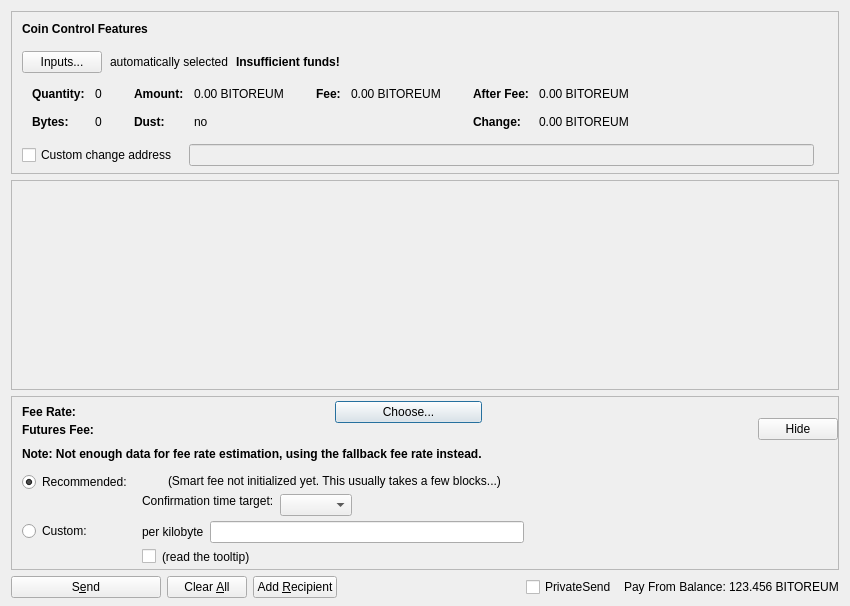
<?xml version="1.0" encoding="UTF-8"?>
<ui version="4.0">
 <class>SendFuturesDialog</class>
 <widget class="QDialog" name="SendFuturesDialog">
  <property name="geometry">
   <rect>
    <x>0</x>
    <y>0</y>
    <width>850</width>
    <height>606</height>
   </rect>
  </property>
  <property name="windowTitle">
   <string>Send Futures</string>
  </property>
  <layout class="QVBoxLayout" name="verticalLayout" stretch="0,1,0,0">
   <property name="bottomMargin">
    <number>8</number>
   </property>
   <item>
    <widget class="QFrame" name="frameCoinControl">
     <property name="sizePolicy">
      <sizepolicy hsizetype="Expanding" vsizetype="Expanding">
       <horstretch>0</horstretch>
       <verstretch>0</verstretch>
      </sizepolicy>
     </property>
     <property name="maximumSize">
      <size>
       <width>16777215</width>
       <height>16777215</height>
      </size>
     </property>
     <property name="frameShape">
      <enum>QFrame::StyledPanel</enum>
     </property>
     <property name="frameShadow">
      <enum>QFrame::Sunken</enum>
     </property>
     <layout class="QVBoxLayout" name="verticalLayoutCoinControl2">
      <property name="spacing">
       <number>0</number>
      </property>
      <property name="leftMargin">
       <number>0</number>
      </property>
      <property name="topMargin">
       <number>0</number>
      </property>
      <property name="rightMargin">
       <number>0</number>
      </property>
      <property name="bottomMargin">
       <number>6</number>
      </property>
      <item>
       <layout class="QVBoxLayout" name="verticalLayoutCoinControl" stretch="0,0,0,0,1">
        <property name="spacing">
         <number>0</number>
        </property>
        <property name="leftMargin">
         <number>10</number>
        </property>
        <property name="topMargin">
         <number>10</number>
        </property>
        <item>
         <layout class="QHBoxLayout" name="horizontalLayoutCoinControl1">
          <property name="bottomMargin">
           <number>15</number>
          </property>
          <item>
           <widget class="QLabel" name="labelCoinControlFeatures">
            <property name="sizePolicy">
             <sizepolicy hsizetype="Preferred" vsizetype="Maximum">
              <horstretch>0</horstretch>
              <verstretch>0</verstretch>
             </sizepolicy>
            </property>
            <property name="font">
             <font>
              <weight>75</weight>
              <bold>true</bold>
             </font>
            </property>
            <property name="styleSheet">
             <string notr="true">font-weight:bold;</string>
            </property>
            <property name="text">
             <string>Coin Control Features</string>
            </property>
           </widget>
          </item>
         </layout>
        </item>
        <item>
         <layout class="QHBoxLayout" name="horizontalLayoutCoinControl2" stretch="0,0,0,0">
          <property name="spacing">
           <number>8</number>
          </property>
          <property name="bottomMargin">
           <number>10</number>
          </property>
          <item>
           <widget class="QPushButton" name="pushButtonCoinControl">
            <property name="styleSheet">
             <string notr="true"/>
            </property>
            <property name="text">
             <string>Inputs...</string>
            </property>
            <property name="autoDefault">
             <bool>false</bool>
            </property>
           </widget>
          </item>
          <item>
           <widget class="QLabel" name="labelCoinControlAutomaticallySelected">
            <property name="text">
             <string>automatically selected</string>
            </property>
            <property name="margin">
             <number>5</number>
            </property>
           </widget>
          </item>
          <item>
           <widget class="QLabel" name="labelCoinControlInsuffFunds">
            <property name="font">
             <font>
              <weight>75</weight>
              <bold>true</bold>
             </font>
            </property>
            <property name="styleSheet">
             <string notr="true">font-weight:bold;</string>
            </property>
            <property name="text">
             <string>Insufficient funds!</string>
            </property>
            <property name="margin">
             <number>5</number>
            </property>
           </widget>
          </item>
          <item>
           <spacer name="horizontalSpacerCoinControl">
            <property name="orientation">
             <enum>Qt::Horizontal</enum>
            </property>
            <property name="sizeHint" stdset="0">
             <size>
              <width>40</width>
              <height>1</height>
             </size>
            </property>
           </spacer>
          </item>
         </layout>
        </item>
        <item>
         <widget class="QWidget" name="widgetCoinControl" native="true">
          <property name="sizePolicy">
           <sizepolicy hsizetype="Preferred" vsizetype="Preferred">
            <horstretch>0</horstretch>
            <verstretch>0</verstretch>
           </sizepolicy>
          </property>
          <property name="minimumSize">
           <size>
            <width>0</width>
            <height>0</height>
           </size>
          </property>
          <property name="styleSheet">
           <string notr="true"/>
          </property>
          <layout class="QHBoxLayout" name="horizontalLayoutCoinControl5">
           <property name="leftMargin">
            <number>0</number>
           </property>
           <property name="topMargin">
            <number>0</number>
           </property>
           <property name="rightMargin">
            <number>0</number>
           </property>
           <property name="bottomMargin">
            <number>0</number>
           </property>
           <item>
            <layout class="QHBoxLayout" name="horizontalLayoutCoinControl3" stretch="0,0,0,1">
             <property name="spacing">
              <number>20</number>
             </property>
             <property name="topMargin">
              <number>0</number>
             </property>
             <property name="bottomMargin">
              <number>10</number>
             </property>
             <item>
              <layout class="QFormLayout" name="formLayoutCoinControl1">
               <property name="horizontalSpacing">
                <number>10</number>
               </property>
               <property name="verticalSpacing">
                <number>14</number>
               </property>
               <property name="leftMargin">
                <number>10</number>
               </property>
               <property name="topMargin">
                <number>4</number>
               </property>
               <property name="rightMargin">
                <number>6</number>
               </property>
               <item row="0" column="0">
                <widget class="QLabel" name="labelCoinControlQuantityText">
                 <property name="font">
                  <font>
                   <weight>75</weight>
                   <bold>true</bold>
                  </font>
                 </property>
                 <property name="text">
                  <string>Quantity:</string>
                 </property>
                 <property name="margin">
                  <number>0</number>
                 </property>
                </widget>
               </item>
               <item row="0" column="1">
                <widget class="QLabel" name="labelCoinControlQuantity">
                 <property name="cursor">
                  <cursorShape>IBeamCursor</cursorShape>
                 </property>
                 <property name="contextMenuPolicy">
                  <enum>Qt::ActionsContextMenu</enum>
                 </property>
                 <property name="text">
                  <string notr="true">0</string>
                 </property>
                 <property name="margin">
                  <number>0</number>
                 </property>
                 <property name="textInteractionFlags">
                  <set>Qt::LinksAccessibleByMouse|Qt::TextSelectableByKeyboard|Qt::TextSelectableByMouse</set>
                 </property>
                </widget>
               </item>
               <item row="1" column="0">
                <widget class="QLabel" name="labelCoinControlBytesText">
                 <property name="font">
                  <font>
                   <weight>75</weight>
                   <bold>true</bold>
                  </font>
                 </property>
                 <property name="text">
                  <string>Bytes:</string>
                 </property>
                </widget>
               </item>
               <item row="1" column="1">
                <widget class="QLabel" name="labelCoinControlBytes">
                 <property name="cursor">
                  <cursorShape>IBeamCursor</cursorShape>
                 </property>
                 <property name="contextMenuPolicy">
                  <enum>Qt::ActionsContextMenu</enum>
                 </property>
                 <property name="text">
                  <string notr="true">0</string>
                 </property>
                 <property name="textInteractionFlags">
                  <set>Qt::LinksAccessibleByMouse|Qt::TextSelectableByKeyboard|Qt::TextSelectableByMouse</set>
                 </property>
                </widget>
               </item>
              </layout>
             </item>
             <item>
              <layout class="QFormLayout" name="formLayoutCoinControl2">
               <property name="horizontalSpacing">
                <number>10</number>
               </property>
               <property name="verticalSpacing">
                <number>14</number>
               </property>
               <property name="leftMargin">
                <number>6</number>
               </property>
               <property name="topMargin">
                <number>4</number>
               </property>
               <property name="rightMargin">
                <number>6</number>
               </property>
               <item row="0" column="0">
                <widget class="QLabel" name="labelCoinControlAmountText">
                 <property name="font">
                  <font>
                   <weight>75</weight>
                   <bold>true</bold>
                  </font>
                 </property>
                 <property name="text">
                  <string>Amount:</string>
                 </property>
                 <property name="margin">
                  <number>0</number>
                 </property>
                </widget>
               </item>
               <item row="0" column="1">
                <widget class="QLabel" name="labelCoinControlAmount">
                 <property name="cursor">
                  <cursorShape>IBeamCursor</cursorShape>
                 </property>
                 <property name="contextMenuPolicy">
                  <enum>Qt::ActionsContextMenu</enum>
                 </property>
                 <property name="text">
                  <string notr="true">0.00 BITOREUM</string>
                 </property>
                 <property name="textInteractionFlags">
                  <set>Qt::LinksAccessibleByMouse|Qt::TextSelectableByKeyboard|Qt::TextSelectableByMouse</set>
                 </property>
                </widget>
               </item>
               <item row="1" column="0">
                <widget class="QLabel" name="labelCoinControlLowOutputText">
                 <property name="font">
                  <font>
                   <weight>75</weight>
                   <bold>true</bold>
                  </font>
                 </property>
                 <property name="text">
                  <string>Dust:</string>
                 </property>
                </widget>
               </item>
               <item row="1" column="1">
                <widget class="QLabel" name="labelCoinControlLowOutput">
                 <property name="cursor">
                  <cursorShape>IBeamCursor</cursorShape>
                 </property>
                 <property name="contextMenuPolicy">
                  <enum>Qt::ActionsContextMenu</enum>
                 </property>
                 <property name="text">
                  <string notr="true">no</string>
                 </property>
                 <property name="textInteractionFlags">
                  <set>Qt::LinksAccessibleByMouse|Qt::TextSelectableByKeyboard|Qt::TextSelectableByMouse</set>
                 </property>
                </widget>
               </item>
              </layout>
             </item>
             <item>
              <layout class="QFormLayout" name="formLayoutCoinControl3">
               <property name="horizontalSpacing">
                <number>10</number>
               </property>
               <property name="verticalSpacing">
                <number>14</number>
               </property>
               <property name="leftMargin">
                <number>6</number>
               </property>
               <property name="topMargin">
                <number>4</number>
               </property>
               <property name="rightMargin">
                <number>6</number>
               </property>
               <item row="0" column="0">
                <widget class="QLabel" name="labelCoinControlFeeText">
                 <property name="font">
                  <font>
                   <weight>75</weight>
                   <bold>true</bold>
                  </font>
                 </property>
                 <property name="text">
                  <string>Fee:</string>
                 </property>
                 <property name="margin">
                  <number>0</number>
                 </property>
                </widget>
               </item>
               <item row="0" column="1">
                <widget class="QLabel" name="labelCoinControlFee">
                 <property name="cursor">
                  <cursorShape>IBeamCursor</cursorShape>
                 </property>
                 <property name="contextMenuPolicy">
                  <enum>Qt::ActionsContextMenu</enum>
                 </property>
                 <property name="text">
                  <string notr="true">0.00 BITOREUM</string>
                 </property>
                 <property name="textInteractionFlags">
                  <set>Qt::LinksAccessibleByMouse|Qt::TextSelectableByKeyboard|Qt::TextSelectableByMouse</set>
                 </property>
                </widget>
               </item>
              </layout>
             </item>
             <item>
              <layout class="QFormLayout" name="formLayoutCoinControl4">
               <property name="horizontalSpacing">
                <number>10</number>
               </property>
               <property name="verticalSpacing">
                <number>14</number>
               </property>
               <property name="leftMargin">
                <number>6</number>
               </property>
               <property name="topMargin">
                <number>4</number>
               </property>
               <property name="rightMargin">
                <number>6</number>
               </property>
               <item row="0" column="0">
                <widget class="QLabel" name="labelCoinControlAfterFeeText">
                 <property name="font">
                  <font>
                   <weight>75</weight>
                   <bold>true</bold>
                  </font>
                 </property>
                 <property name="text">
                  <string>After Fee:</string>
                 </property>
                 <property name="margin">
                  <number>0</number>
                 </property>
                </widget>
               </item>
               <item row="0" column="1">
                <widget class="QLabel" name="labelCoinControlAfterFee">
                 <property name="cursor">
                  <cursorShape>IBeamCursor</cursorShape>
                 </property>
                 <property name="contextMenuPolicy">
                  <enum>Qt::ActionsContextMenu</enum>
                 </property>
                 <property name="text">
                  <string notr="true">0.00 BITOREUM</string>
                 </property>
                 <property name="textInteractionFlags">
                  <set>Qt::LinksAccessibleByMouse|Qt::TextSelectableByKeyboard|Qt::TextSelectableByMouse</set>
                 </property>
                </widget>
               </item>
               <item row="1" column="0">
                <widget class="QLabel" name="labelCoinControlChangeText">
                 <property name="font">
                  <font>
                   <weight>75</weight>
                   <bold>true</bold>
                  </font>
                 </property>
                 <property name="text">
                  <string>Change:</string>
                 </property>
                </widget>
               </item>
               <item row="1" column="1">
                <widget class="QLabel" name="labelCoinControlChange">
                 <property name="cursor">
                  <cursorShape>IBeamCursor</cursorShape>
                 </property>
                 <property name="contextMenuPolicy">
                  <enum>Qt::ActionsContextMenu</enum>
                 </property>
                 <property name="text">
                  <string notr="true">0.00 BITOREUM</string>
                 </property>
                 <property name="textInteractionFlags">
                  <set>Qt::LinksAccessibleByMouse|Qt::TextSelectableByKeyboard|Qt::TextSelectableByMouse</set>
                 </property>
                </widget>
               </item>
              </layout>
             </item>
            </layout>
           </item>
          </layout>
         </widget>
        </item>
        <item>
         <layout class="QHBoxLayout" name="horizontalLayoutCoinControl4" stretch="0,0,0">
          <property name="spacing">
           <number>12</number>
          </property>
          <property name="sizeConstraint">
           <enum>QLayout::SetDefaultConstraint</enum>
          </property>
          <property name="topMargin">
           <number>5</number>
          </property>
          <property name="rightMargin">
           <number>5</number>
          </property>
          <item>
           <widget class="QCheckBox" name="checkBoxCoinControlChange">
            <property name="toolTip">
             <string>If this is activated, but the change address is empty or invalid, change will be sent to a newly generated address.</string>
            </property>
            <property name="text">
             <string>Custom change address</string>
            </property>
           </widget>
          </item>
          <item>
           <widget class="QValidatedLineEdit" name="lineEditCoinControlChange">
            <property name="enabled">
             <bool>false</bool>
            </property>
            <property name="sizePolicy">
             <sizepolicy hsizetype="Expanding" vsizetype="Fixed">
              <horstretch>0</horstretch>
              <verstretch>0</verstretch>
             </sizepolicy>
            </property>
           </widget>
          </item>
          <item>
           <widget class="QLabel" name="labelCoinControlChangeLabel">
            <property name="sizePolicy">
             <sizepolicy hsizetype="Preferred" vsizetype="Expanding">
              <horstretch>0</horstretch>
              <verstretch>0</verstretch>
             </sizepolicy>
            </property>
            <property name="minimumSize">
             <size>
              <width>0</width>
              <height>0</height>
             </size>
            </property>
            <property name="text">
             <string/>
            </property>
            <property name="margin">
             <number>3</number>
            </property>
           </widget>
          </item>
         </layout>
        </item>
        <item>
         <spacer name="verticalSpacerCoinControl">
          <property name="orientation">
           <enum>Qt::Vertical</enum>
          </property>
          <property name="sizeHint" stdset="0">
           <size>
            <width>800</width>
            <height>1</height>
           </size>
          </property>
         </spacer>
        </item>
       </layout>
      </item>
     </layout>
    </widget>
   </item>
   <item>
    <widget class="QScrollArea" name="scrollArea">
     <property name="widgetResizable">
      <bool>true</bool>
     </property>
     <widget class="QWidget" name="scrollAreaWidgetContents">
      <property name="geometry">
       <rect>
        <x>0</x>
        <y>0</y>
        <width>824</width>
        <height>78</height>
       </rect>
      </property>
      <layout class="QVBoxLayout" name="verticalLayout_2" stretch="0,1">
       <property name="leftMargin">
        <number>0</number>
       </property>
       <property name="topMargin">
        <number>0</number>
       </property>
       <property name="rightMargin">
        <number>0</number>
       </property>
       <property name="bottomMargin">
        <number>0</number>
       </property>
       <item>
        <layout class="QVBoxLayout" name="entries">
         <property name="spacing">
          <number>6</number>
         </property>
        </layout>
       </item>
       <item>
        <spacer name="verticalSpacer">
         <property name="orientation">
          <enum>Qt::Vertical</enum>
         </property>
         <property name="sizeHint" stdset="0">
          <size>
           <width>20</width>
           <height>40</height>
          </size>
         </property>
        </spacer>
       </item>
      </layout>
     </widget>
    </widget>
   </item>
   <item>
    <widget class="QFrame" name="frameFee">
     <property name="sizePolicy">
      <sizepolicy hsizetype="Expanding" vsizetype="Expanding">
       <horstretch>0</horstretch>
       <verstretch>0</verstretch>
      </sizepolicy>
     </property>
     <property name="maximumSize">
      <size>
       <width>16777215</width>
       <height>16777215</height>
      </size>
     </property>
     <property name="frameShape">
      <enum>QFrame::StyledPanel</enum>
     </property>
     <property name="frameShadow">
      <enum>QFrame::Sunken</enum>
     </property>
     <layout class="QVBoxLayout" name="verticalLayoutFee1">
      <property name="spacing">
       <number>0</number>
      </property>
      <property name="leftMargin">
       <number>0</number>
      </property>
      <property name="topMargin">
       <number>0</number>
      </property>
      <property name="rightMargin">
       <number>0</number>
      </property>
      <property name="bottomMargin">
       <number>0</number>
      </property>
      <item>
       <layout class="QVBoxLayout" name="verticalLayoutFee2" stretch="0,0,0">
        <property name="spacing">
         <number>0</number>
        </property>
        <property name="leftMargin">
         <number>10</number>
        </property>
        <property name="topMargin">
         <number>0</number>
        </property>
        <item>
         <layout class="QHBoxLayout" name="horizontalLayoutFee1">
          <property name="bottomMargin">
           <number>0</number>
          </property>
          <item>
           <layout class="QVBoxLayout" name="verticalLayoutFee7">
            <property name="spacing">
             <number>0</number>
            </property>
            <item>
             <spacer name="verticalSpacerSmartFee">
              <property name="orientation">
               <enum>Qt::Vertical</enum>
              </property>
              <property name="sizeType">
               <enum>QSizePolicy::Fixed</enum>
              </property>
              <property name="sizeHint" stdset="0">
               <size>
                <width>1</width>
                <height>4</height>
               </size>
              </property>
             </spacer>
            </item>
            <item>
             <layout class="QHBoxLayout" name="horizontalLayoutSmartFee">
              <property name="spacing">
               <number>10</number>
              </property>
              <item>
               <widget class="QLabel" name="labelFeeHeadline">
                <property name="sizePolicy">
                 <sizepolicy hsizetype="Preferred" vsizetype="Maximum">
                  <horstretch>0</horstretch>
                  <verstretch>0</verstretch>
                 </sizepolicy>
                </property>
                <property name="font">
                 <font>
                  <weight>75</weight>
                  <bold>true</bold>
                 </font>
                </property>
                <property name="styleSheet">
                 <string notr="true">font-weight:bold;</string>
                </property>
                <property name="text">
                 <string>Fee Rate:</string>
                </property>
               </widget>
              </item>
              <item>
               <widget class="QLabel" name="labelFeeMinimized">
                <property name="text">
                 <string/>
                </property>
               </widget>
              </item>
              <item>
               <widget class="QPushButton" name="buttonChooseFee">
                <property name="text">
                 <string>Choose...</string>
                </property>
               </widget>
              </item>
             </layout>
            </item>
            <item>
             <layout class="QHBoxLayout" name="horizontalLayout_3">
              <item>
               <widget class="QLabel" name="ftxFeeLabel">
                <property name="sizePolicy">
                 <sizepolicy hsizetype="Preferred" vsizetype="Maximum">
                  <horstretch>0</horstretch>
                  <verstretch>0</verstretch>
                 </sizepolicy>
                </property>
                <property name="font">
                 <font>
                  <weight>75</weight>
                  <bold>true</bold>
                 </font>
                </property>
                <property name="text">
                 <string>Futures Fee:</string>
                </property>
               </widget>
              </item>
              <item>
               <widget class="QLabel" name="ftxFee">
                <property name="text">
                 <string/>
                </property>
                <property name="indent">
                 <number>1</number>
                </property>
               </widget>
              </item>
             </layout>
            </item>
            <item>
             <spacer name="verticalSpacer_7">
              <property name="orientation">
               <enum>Qt::Vertical</enum>
              </property>
              <property name="sizeHint" stdset="0">
               <size>
                <width>1</width>
                <height>10</height>
               </size>
              </property>
             </spacer>
            </item>
            <item>
             <widget class="QLabel" name="fallbackFeeWarningLabel">
              <property name="font">
               <font>
                <weight>75</weight>
                <bold>true</bold>
               </font>
              </property>
              <property name="toolTip">
               <string>Using the fallbackfee can result in sending a transaction that will take several hours or days (or never) to confirm. Consider choosing your fee manually or wait until you have validated the complete chain.</string>
              </property>
              <property name="text">
               <string>Note: Not enough data for fee rate estimation, using the fallback fee rate instead.</string>
              </property>
              <property name="wordWrap">
               <bool>false</bool>
              </property>
             </widget>
            </item>
            <item>
             <spacer name="verticalSpacer_5">
              <property name="orientation">
               <enum>Qt::Vertical</enum>
              </property>
              <property name="sizeHint" stdset="0">
               <size>
                <width>1</width>
                <height>1</height>
               </size>
              </property>
             </spacer>
            </item>
           </layout>
          </item>
          <item>
           <spacer name="horizontalSpacer_4">
            <property name="orientation">
             <enum>Qt::Horizontal</enum>
            </property>
            <property name="sizeHint" stdset="0">
             <size>
              <width>1</width>
              <height>1</height>
             </size>
            </property>
           </spacer>
          </item>
          <item>
           <widget class="QPushButton" name="buttonMinimizeFee">
            <property name="toolTip">
             <string>collapse fee-settings</string>
            </property>
            <property name="text">
             <string>Hide</string>
            </property>
           </widget>
          </item>
         </layout>
        </item>
        <item>
         <widget class="QFrame" name="frameFeeSelection">
          <layout class="QVBoxLayout" name="verticalLayoutFee12">
           <property name="spacing">
            <number>0</number>
           </property>
           <property name="leftMargin">
            <number>0</number>
           </property>
           <property name="topMargin">
            <number>0</number>
           </property>
           <property name="rightMargin">
            <number>0</number>
           </property>
           <property name="bottomMargin">
            <number>0</number>
           </property>
           <item>
            <layout class="QGridLayout" name="gridLayoutFee">
             <property name="topMargin">
              <number>10</number>
             </property>
             <property name="bottomMargin">
              <number>4</number>
             </property>
             <property name="horizontalSpacing">
              <number>10</number>
             </property>
             <property name="verticalSpacing">
              <number>4</number>
             </property>
             <item row="1" column="1">
              <layout class="QVBoxLayout" name="verticalLayoutFee8">
               <property name="spacing">
                <number>6</number>
               </property>
               <item>
                <layout class="QHBoxLayout" name="horizontalLayoutFee13">
                 <item>
                  <widget class="QLabel" name="labelCustomPerKilobyte">
                   <property name="toolTip">
                    <string>If the custom fee is set to 1000 ruffs and the transaction is only 250 bytes, then &quot;per kilobyte&quot; only pays 250 ruffs in fee,&lt;br /&gt;while &quot;at least&quot; pays 1000 ruffs. For transactions bigger than a kilobyte both pay by kilobyte.</string>
                   </property>
                   <property name="text">
                    <string>per kilobyte</string>
                   </property>
                  </widget>
                 </item>
                 <item>
                  <widget class="BitcoinAmountField" name="customFee"/>
                 </item>
                 <item>
                  <spacer name="horizontalSpacer_6">
                   <property name="orientation">
                    <enum>Qt::Horizontal</enum>
                   </property>
                   <property name="sizeHint" stdset="0">
                    <size>
                     <width>1</width>
                     <height>1</height>
                    </size>
                   </property>
                  </spacer>
                 </item>
                </layout>
               </item>
               <item>
                <layout class="QHBoxLayout" name="horizontalLayoutFee8">
                 <item>
                  <widget class="QCheckBox" name="checkBoxMinimumFee">
                   <property name="toolTip">
                    <string>Paying only the minimum fee is just fine as long as there is less transaction volume than space in the blocks.&lt;br /&gt;But be aware that this can end up in a never confirming transaction once there is more demand for bitoreum transactions than the network can process.</string>
                   </property>
                   <property name="text">
                    <string/>
                   </property>
                  </widget>
                 </item>
                 <item>
                  <widget class="QLabel" name="labelMinFeeWarning">
                   <property name="enabled">
                    <bool>true</bool>
                   </property>
                   <property name="toolTip">
                    <string>Paying only the minimum fee is just fine as long as there is less transaction volume than space in the blocks.&lt;br /&gt;But be aware that this can end up in a never confirming transaction once there is more demand for bitoreum transactions than the network can process.</string>
                   </property>
                   <property name="text">
                    <string>(read the tooltip)</string>
                   </property>
                   <property name="margin">
                    <number>5</number>
                   </property>
                  </widget>
                 </item>
                 <item>
                  <spacer name="horizontalSpacer_2">
                   <property name="orientation">
                    <enum>Qt::Horizontal</enum>
                   </property>
                   <property name="sizeHint" stdset="0">
                    <size>
                     <width>1</width>
                     <height>1</height>
                    </size>
                   </property>
                  </spacer>
                 </item>
                </layout>
               </item>
              </layout>
             </item>
             <item row="0" column="0">
              <layout class="QVBoxLayout" name="verticalLayoutFee4" stretch="0,1">
               <item>
                <widget class="QRadioButton" name="radioSmartFee">
                 <property name="text">
                  <string>Recommended:</string>
                 </property>
                 <property name="checked">
                  <bool>true</bool>
                 </property>
                 <attribute name="buttonGroup">
                  <string notr="true">groupFee</string>
                 </attribute>
                </widget>
               </item>
               <item>
                <spacer name="verticalSpacer_2">
                 <property name="orientation">
                  <enum>Qt::Vertical</enum>
                 </property>
                 <property name="sizeHint" stdset="0">
                  <size>
                   <width>1</width>
                   <height>1</height>
                  </size>
                 </property>
                </spacer>
               </item>
              </layout>
             </item>
             <item row="1" column="0">
              <layout class="QVBoxLayout" name="verticalLayoutFee9" stretch="0,1">
               <item>
                <widget class="QRadioButton" name="radioCustomFee">
                 <property name="text">
                  <string>Custom:</string>
                 </property>
                 <attribute name="buttonGroup">
                  <string notr="true">groupFee</string>
                 </attribute>
                </widget>
               </item>
               <item>
                <spacer name="verticalSpacer_6">
                 <property name="orientation">
                  <enum>Qt::Vertical</enum>
                 </property>
                 <property name="sizeHint" stdset="0">
                  <size>
                   <width>1</width>
                   <height>1</height>
                  </size>
                 </property>
                </spacer>
               </item>
              </layout>
             </item>
             <item row="0" column="1">
              <layout class="QVBoxLayout" name="verticalLayoutFee3" stretch="0,0,1">
               <property name="spacing">
                <number>6</number>
               </property>
               <property name="topMargin">
                <number>2</number>
               </property>
               <item>
                <layout class="QHBoxLayout" name="horizontalLayoutFee12">
                 <item>
                  <widget class="QLabel" name="labelSmartFee">
                   <property name="text">
                    <string/>
                   </property>
                   <property name="margin">
                    <number>2</number>
                   </property>
                  </widget>
                 </item>
                 <item>
                  <widget class="QLabel" name="labelFeeEstimation">
                   <property name="text">
                    <string/>
                   </property>
                  </widget>
                 </item>
                 <item>
                  <widget class="QLabel" name="labelSmartFee2">
                   <property name="text">
                    <string>(Smart fee not initialized yet. This usually takes a few blocks...)</string>
                   </property>
                   <property name="margin">
                    <number>2</number>
                   </property>
                  </widget>
                 </item>
                 <item>
                  <spacer name="horizontalSpacer_5">
                   <property name="orientation">
                    <enum>Qt::Horizontal</enum>
                   </property>
                   <property name="sizeHint" stdset="0">
                    <size>
                     <width>1</width>
                     <height>1</height>
                    </size>
                   </property>
                  </spacer>
                 </item>
                </layout>
               </item>
               <item>
                <layout class="QHBoxLayout" name="horizontalLayoutFee9">
                 <item>
                  <layout class="QVBoxLayout" name="verticalLayoutFee6">
                   <item>
                    <widget class="QLabel" name="labelSmartFee3">
                     <property name="text">
                      <string>Confirmation time target:</string>
                     </property>
                     <property name="margin">
                      <number>2</number>
                     </property>
                    </widget>
                   </item>
                   <item>
                    <spacer name="verticalSpacer_3">
                     <property name="orientation">
                      <enum>Qt::Vertical</enum>
                     </property>
                     <property name="sizeHint" stdset="0">
                      <size>
                       <width>1</width>
                       <height>1</height>
                      </size>
                     </property>
                    </spacer>
                   </item>
                  </layout>
                 </item>
                 <item>
                  <layout class="QVBoxLayout" name="verticalLayoutFee5">
                   <property name="rightMargin">
                    <number>30</number>
                   </property>
                   <item>
                    <layout class="QHBoxLayout" name="horizontalLayoutConfTarget">
                     <property name="bottomMargin">
                      <number>0</number>
                     </property>
                     <item>
                      <widget class="QComboBox" name="confTargetSelector"/>
                     </item>
                     <item>
                      <spacer name="horizontalSpacerConfTarget">
                       <property name="orientation">
                        <enum>Qt::Horizontal</enum>
                       </property>
                       <property name="sizeHint" stdset="0">
                        <size>
                         <width>40</width>
                         <height>20</height>
                        </size>
                       </property>
                      </spacer>
                     </item>
                    </layout>
                   </item>
                  </layout>
                 </item>
                </layout>
               </item>
               <item>
                <spacer name="verticalSpacer_4">
                 <property name="orientation">
                  <enum>Qt::Vertical</enum>
                 </property>
                 <property name="sizeHint" stdset="0">
                  <size>
                   <width>1</width>
                   <height>1</height>
                  </size>
                 </property>
                </spacer>
               </item>
              </layout>
             </item>
            </layout>
           </item>
          </layout>
         </widget>
        </item>
        <item>
         <spacer name="verticalSpacerFee">
          <property name="orientation">
           <enum>Qt::Vertical</enum>
          </property>
          <property name="sizeHint" stdset="0">
           <size>
            <width>800</width>
            <height>1</height>
           </size>
          </property>
         </spacer>
        </item>
       </layout>
      </item>
     </layout>
    </widget>
   </item>
   <item>
    <layout class="QHBoxLayout" name="horizontalLayout">
     <item>
      <widget class="QPushButton" name="sendButton">
       <property name="minimumSize">
        <size>
         <width>150</width>
         <height>0</height>
        </size>
       </property>
       <property name="toolTip">
        <string>Confirm the send action</string>
       </property>
       <property name="text">
        <string>S&amp;end</string>
       </property>
       <property name="autoDefault">
        <bool>false</bool>
       </property>
       <property name="default">
        <bool>false</bool>
       </property>
      </widget>
     </item>
     <item>
      <widget class="QPushButton" name="clearButton">
       <property name="sizePolicy">
        <sizepolicy hsizetype="Minimum" vsizetype="Fixed">
         <horstretch>0</horstretch>
         <verstretch>0</verstretch>
        </sizepolicy>
       </property>
       <property name="toolTip">
        <string>Clear all fields of the form.</string>
       </property>
       <property name="text">
        <string>Clear &amp;All</string>
       </property>
       <property name="autoDefault">
        <bool>false</bool>
       </property>
      </widget>
     </item>
     <item>
      <widget class="QPushButton" name="addButton">
       <property name="toolTip">
        <string>Send to multiple recipients at once</string>
       </property>
       <property name="text">
        <string>Add &amp;Recipient</string>
       </property>
       <property name="autoDefault">
        <bool>false</bool>
       </property>
      </widget>
     </item>
     <item>
      <spacer name="horizontalSpacer">
       <property name="orientation">
        <enum>Qt::Horizontal</enum>
       </property>
       <property name="sizeHint" stdset="0">
        <size>
         <width>40</width>
         <height>20</height>
        </size>
       </property>
      </spacer>
     </item>
     <item>
      <layout class="QHBoxLayout" name="horizontalLayout_2">
       <property name="spacing">
        <number>3</number>
       </property>
       <item>
        <widget class="QCheckBox" name="checkUsePrivateSend">
         <property name="minimumSize">
          <size>
           <width>95</width>
           <height>0</height>
          </size>
         </property>
         <property name="text">
          <string>PrivateSend</string>
         </property>
         <property name="checked">
          <bool>false</bool>
         </property>
        </widget>
       </item>
       <item>
        <widget class="QLabel" name="label">
         <property name="text">
          <string>Pay From Balance:</string>
         </property>
        </widget>
       </item>
       <item>
        <widget class="QLabel" name="labelBalance">
         <property name="sizePolicy">
          <sizepolicy hsizetype="Preferred" vsizetype="Fixed">
           <horstretch>0</horstretch>
           <verstretch>0</verstretch>
          </sizepolicy>
         </property>
         <property name="cursor">
          <cursorShape>IBeamCursor</cursorShape>
         </property>
         <property name="text">
          <string notr="true">123.456 BITOREUM</string>
         </property>
         <property name="textInteractionFlags">
          <set>Qt::LinksAccessibleByMouse|Qt::TextSelectableByKeyboard|Qt::TextSelectableByMouse</set>
         </property>
        </widget>
       </item>
      </layout>
     </item>
    </layout>
   </item>
  </layout>
 </widget>
 <customwidgets>
  <customwidget>
   <class>QValidatedLineEdit</class>
   <extends>QLineEdit</extends>
   <header>qt/qvalidatedlineedit.h</header>
  </customwidget>
  <customwidget>
   <class>BitcoinAmountField</class>
   <extends>QLineEdit</extends>
   <header>qt/bitcoinamountfield.h</header>
   <container>1</container>
  </customwidget>
 </customwidgets>
 <resources>
  <include location="../bitoreum.qrc"/>
 </resources>
 <connections/>
 <buttongroups>
  <buttongroup name="groupFee"/>
 </buttongroups>
</ui>
